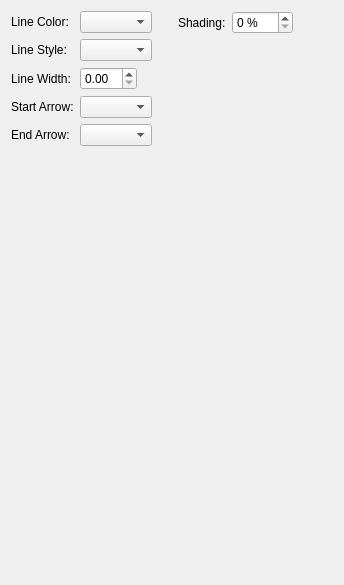
     <widget class="QWidget" name="tab_3">
      <attribute name="title">
       <string>Lines</string>
      </attribute>
      <layout class="QVBoxLayout" name="verticalLayout_8">
       <item>
        <layout class="QHBoxLayout" name="horizontalLayout_6">
         <item>
          <layout class="QFormLayout" name="formLayout_9">
           <property name="fieldGrowthPolicy">
            <enum>QFormLayout::FieldsStayAtSizeHint</enum>
           </property>
           <property name="formAlignment">
            <set>Qt::AlignLeading|Qt::AlignLeft|Qt::AlignTop</set>
           </property>
           <item row="0" column="0">
            <widget class="QLabel" name="label_35">
             <property name="text">
              <string>Line Color:</string>
             </property>
            </widget>
           </item>
           <item row="0" column="1">
            <widget class="ColorCombo" name="lineFillColorComboBox"/>
           </item>
           <item row="1" column="0">
            <widget class="QLabel" name="label_36">
             <property name="text">
              <string>Line Style:</string>
             </property>
            </widget>
           </item>
           <item row="1" column="1">
            <widget class="LineCombo" name="lineStyleComboBox"/>
           </item>
           <item row="2" column="0">
            <widget class="QLabel" name="label_37">
             <property name="text">
              <string>Line Width:</string>
             </property>
            </widget>
           </item>
           <item row="2" column="1">
            <widget class="ScrSpinBox" name="lineWidthSpinBox"/>
           </item>
           <item row="3" column="0">
            <widget class="QLabel" name="label_34">
             <property name="text">
              <string>Start Arrow:</string>
             </property>
            </widget>
           </item>
           <item row="4" column="0">
            <widget class="QLabel" name="label_40">
             <property name="text">
              <string>End Arrow:</string>
             </property>
            </widget>
           </item>
           <item row="3" column="1">
            <widget class="ArrowChooser" name="lineStartArrowComboBox"/>
           </item>
           <item row="4" column="1">
            <widget class="ArrowChooser" name="lineEndArrowComboBox"/>
           </item>
          </layout>
         </item>
         <item>
          <spacer name="horizontalSpacer_10">
           <property name="orientation">
            <enum>Qt::Horizontal</enum>
           </property>
           <property name="sizeType">
            <enum>QSizePolicy::Minimum</enum>
           </property>
           <property name="sizeHint" stdset="0">
            <size>
             <width>20</width>
             <height>20</height>
            </size>
           </property>
          </spacer>
         </item>
         <item>
          <layout class="QFormLayout" name="formLayout_11">
           <property name="fieldGrowthPolicy">
            <enum>QFormLayout::FieldsStayAtSizeHint</enum>
           </property>
           <item row="0" column="0">
            <widget class="QLabel" name="label_38">
             <property name="text">
              <string>Shading:</string>
             </property>
            </widget>
           </item>
           <item row="0" column="1">
            <widget class="QSpinBox" name="lineFillColorShadingSpinBox">
             <property name="suffix">
              <string> %</string>
             </property>
             <property name="maximum">
              <number>100</number>
             </property>
            </widget>
           </item>
          </layout>
         </item>
         <item>
          <spacer name="horizontalSpacer_11">
           <property name="orientation">
            <enum>Qt::Horizontal</enum>
           </property>
           <property name="sizeHint" stdset="0">
            <size>
             <width>40</width>
             <height>20</height>
            </size>
           </property>
          </spacer>
         </item>
        </layout>
       </item>
       <item>
        <spacer name="verticalSpacer_7">
         <property name="orientation">
          <enum>Qt::Vertical</enum>
         </property>
         <property name="sizeHint" stdset="0">
          <size>
           <width>20</width>
           <height>428</height>
          </size>
         </property>
        </spacer>
       </item>
      </layout>
     </widget>
